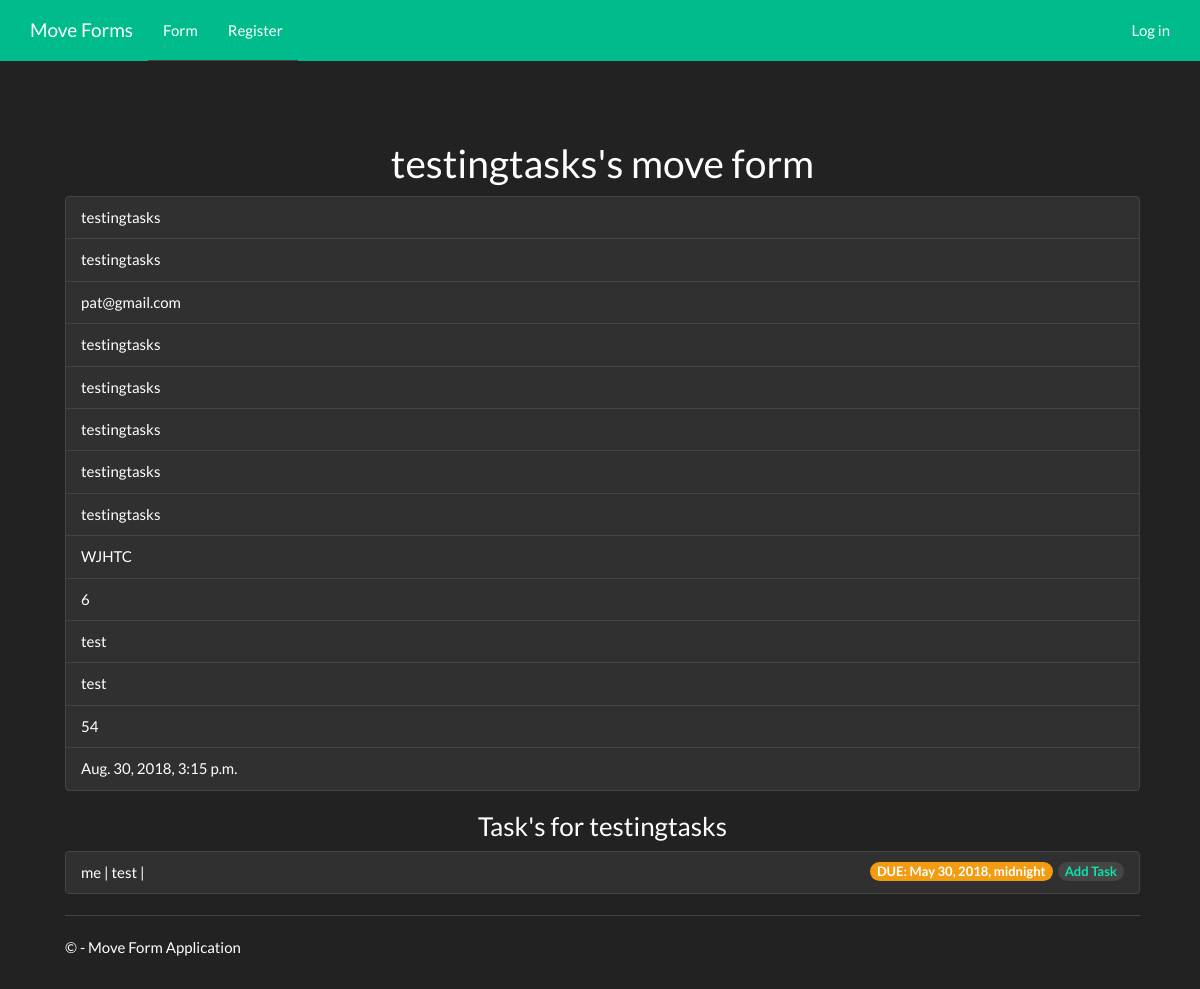
Page /9/ on the committed database.
### mvForms/models.py (models this page shows, shortened)
class moveForm(models.Model):
    First_Name = models.CharField(max_length=100)
    Last_Name = models.CharField(max_length=200)
    userID = models.AutoField
    eMail = models.EmailField()
    Citizenship = models.CharField(max_length = 100)
    Company = models.CharField(max_length = 200)
    Manager = models.CharField(max_length = 200)
    subPOC = models.CharField(max_length = 200)
    program = models.CharField(max_length = 200)
    location = models.CharField(max_length = 200)
    phoneNum = models.IntegerField()
    faaBadge = models.CharField(max_length = 200)
    faaParking = models.CharField(max_length = 200)
    comments = models.TextField(max_length = 1500)
    publication_date = models.DateTimeField()

class assignedTask(models.Model):
  assignee_choices = (
            ('patrick', 'Patrick'),
            ('david', 'David'),
            ('sean', 'Sean'),
            ('michelle','Michelle'),
            ('barbra', 'Barbra')
            )
  relatedForm = models.ForeignKey(moveForm, on_delete=models.CASCADE)
  assignee = models.CharField(max_length = 200)
  task = models.TextField()
  dateDue = models.DateTimeField()
  dateAssigned = models.DateTimeField(auto_now_add = True)
  assignedTo = models.CharField(max_length = 20, choices = assignee_choices, default = 'patrick')

### mvForms/views.py (the view)
# urls.py: path('<int:moveForm_id>/', views.detail, name = "detail"),
def detail(request, moveForm_id):
    mvFormDetails = get_object_or_404(moveForm, pk = moveForm_id)
    tasks = list(assignedTask.objects.filter( pk = moveForm_id))
    context = {
        'mvFormDetails' : mvFormDetails,
        'tasks': tasks,
        }
    return render(request, 'detail.html',context)

### mvForms/templates/detail.html (shortened to what this page needs)
<!DOCTYPE html>
{% extends 'layout.html' %}
{% block content %}
<body>
    <div>
        <h1 class="text-center">{{mvFormDetails.First_Name}}'s move form</h1>
            <ul class="list-group list-group">
                        <li class="list-unstyled list-group-item">{{ mvFormDetails.First_Name }} </li>
                        <li class="list-unstyled list-group-item ">{{mvFormDetails.Last_Name }}</li>
                        <li class="list-unstyled list-group-item ">{{ mvFormDetails.eMail }}</li>
                        <li class="list-unstyled list-group-item ">{{ mvFormDetails.Citizenship }}</li>
                        <li class="list-unstyled list-group-item ">{{ mvFormDetails.Company }}</li>
                        <li class="list-unstyled list-group-item ">{{ mvFormDetails.Manager }}</li>
                        <li class="list-unstyled list-group-item ">{{ mvFormDetails.subPOC }}</li>
                        <li class="list-unstyled list-group-item ">{{ mvFormDetails.program }}</li>
                        <li class="list-unstyled list-group-item ">{{ mvFormDetails.location }}</li>
                        <li class="list-unstyled list-group-item ">{{ mvFormDetails.phoneNum }}</li>
                        <li class="list-unstyled list-group-item ">{{ mvFormDetails.faaBadge }}</li>
                        <li class="list-unstyled list-group-item ">{{ mvFormDetails.faaParking }}</li>
                        <li class="list-unstyled list-group-item ">{{ mvFormDetails.comments }}</li>
                        <li class="list-unstyled list-group-item ">{{ mvFormDetails.publication_date }}</li>
                        </ul>
        <h3 class="text-center">Task's for {{mvFormDetails.First_Name}}</h3>
           {% if tasks == null %}
                <span class =""><a href="{% url 'mvForms:tasks' mvFormDetails.id %}"> Add Task</a></span>
           {% else %}
            {% for task in tasks %}
                <ul class="list-group">
                      <li class="list-unstyled list-group-item "><span class="badge"><a href="{% url 'mvForms:tasks' mvFormDetails.id %}"> Add Task</a></span>{{ task.assignee }}   |   {{task.task}} | <span class="badge badge-primary badge-pill alert-warning">DUE: {{task.dateDue}}</span></li>
                </ul>
            {% endfor %}
           {% endif %}
    </div>
</body>
{% endblock %}

### mvForms/static/content/site.css (style rules this page uses)
body { padding-top: 100px; padding-bottom: 20px; }

### rows in the picture
moveForm: First_Name "testingtasks", Last_Name "testingtasks", eMail "pat@gmail.com", Citizenship "testingtasks", Company "testingtasks", Manager "testingtasks", subPOC "testingtasks", program "testingtasks", location "WJHTC", phoneNum "6", faaBadge "test", faaParking "test", comments "54", publication_date "Aug. 30, 2018, 3:15 p.m."
assignedTask: assignee "me", task "test", dateDue "May 30, 2018, midnight"
